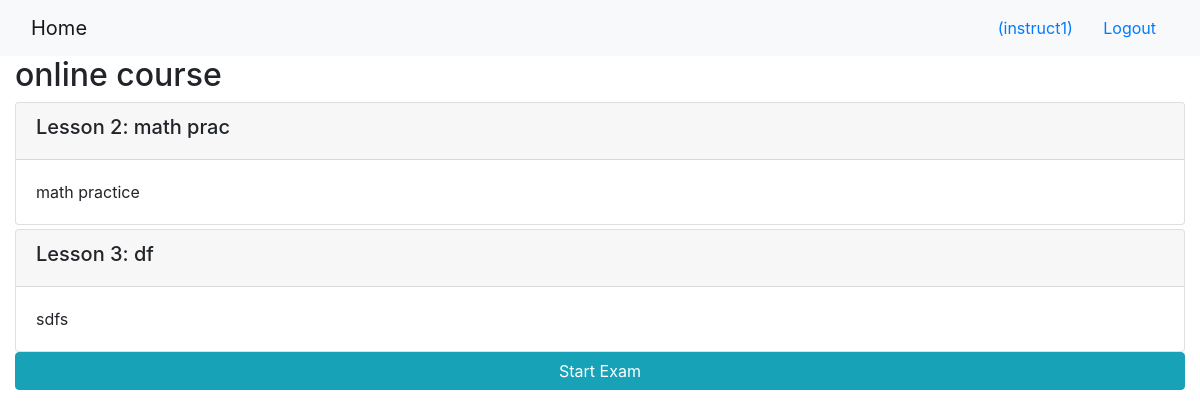
The app's page /onlinecourse/1/ (signed in) with its own data.
### onlinecourse/models.py (models this page shows, shortened)
class Course(models.Model):
    name = models.CharField(null=False, max_length=30, default='online course')
    image = models.ImageField(upload_to='course_images/')
    description = models.CharField(max_length=1000)
    pub_date = models.DateField(null=True)
    instructors = models.ManyToManyField(Instructor)
    users = models.ManyToManyField(settings.AUTH_USER_MODEL, through='Enrollment')
    total_enrollment = models.IntegerField(default=0)
    is_enrolled = False

class Lesson(models.Model):
    title = models.CharField(max_length=200, default="title")
    order = models.IntegerField(default=0)
    course = models.ForeignKey(Course, on_delete=models.CASCADE)
    content = models.TextField()

### onlinecourse/views.py (the view)
# urls.py: path('<int:pk>/', views.CourseDetailView.as_view(), name='course_details'),
class CourseDetailView(generic.DetailView):
    model = Course
    template_name = 'onlinecourse/course_detail_bootstrap.html'

### onlinecourse/templates/onlinecourse/course_detail_bootstrap.html (shortened to what this page needs)
<!DOCTYPE html>
<html lang="en">
<head>
     {% load static %}
    <link rel="stylesheet" href="https://maxcdn.bootstrapcdn.com/bootstrap/4.5.2/css/bootstrap.min.css">
</head>
<body>
    <nav class="navbar navbar-light bg-light">
        <div class="container-fluid">
            <div class="navbar-header">
                  <a class="navbar-brand" href="{% url 'onlinecourse:index' %}">Home</a>
            </div>
            <ul class="nav navbar-nav navbar-right">
                {% if user.is_authenticated %}
                <li>
                    <a class="btn btn-link" href="#">{{ user.first_name }}({{ user.username }})</a>
                    <a class="btn btn-link" href="{% url 'onlinecourse:logout' %}">Logout</a>
                </li>
                {% endif %}
            </ul>
        </div>
    </nav>
    <div class="container-fluid">
            <h2>{{ course.name }}</h2>
            <div class="card-columns-vertical">
                {% for lesson in course.lesson_set.all %}
                    <div class="card mt-1">
                        <div class="card-header"><h5>Lesson {{lesson.order|add:1}}: {{lesson.title}}</h5></div>
                        <div class="card-body">{{lesson.content}}</div>
                    </div>
                {% endfor %}
            </div>
            <button data-toggle="collapse" data-target="#exam"
            class="btn btn-info" role="button" style="width:100%">
           Start Exam</button>
    </div>
</body>
</html>

### records on screen
Course: name "online course"
Lesson: order|add "2", title "math prac", content "math practice"
Lesson: order|add "3", title "df", content "sdfs"

### other values on screen
{{ user.username }} "instruct1"
